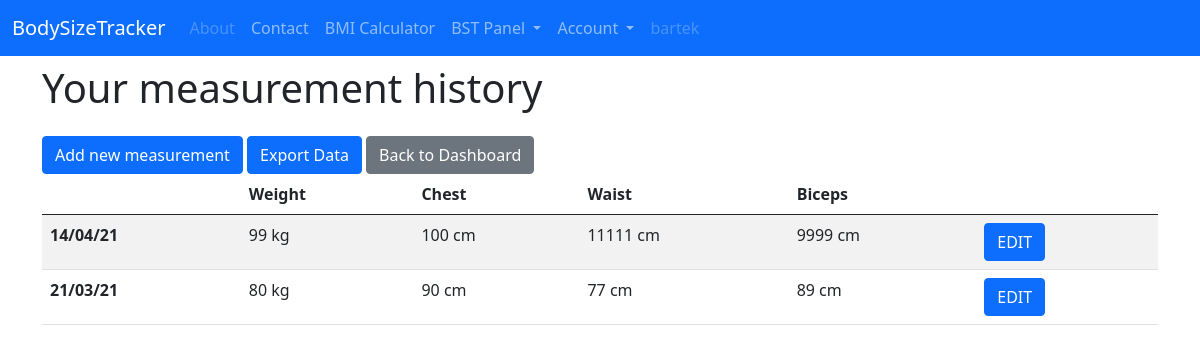
/bst/bartek/ (signed in), run on an earlier commit of the app's database.
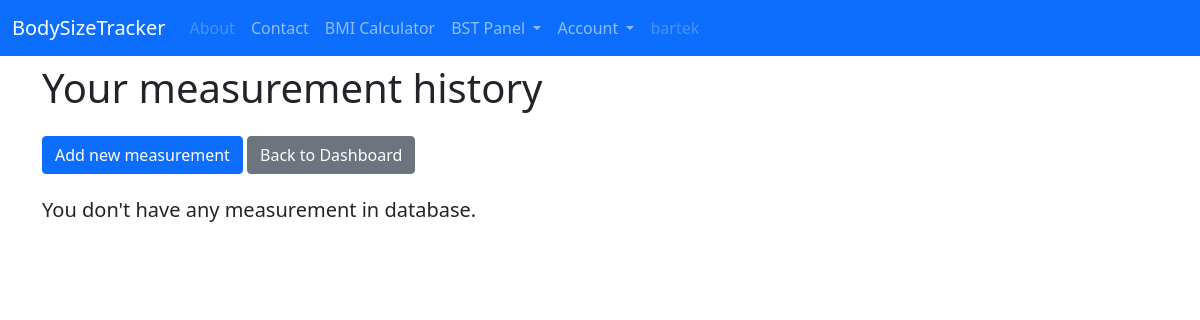
And on a later commit of the database.
### bst/models.py (models this page shows)
class Measurement(models.Model):
    user = models.ForeignKey(User, on_delete=models.CASCADE, unique_for_date=True)
    date = models.DateField(default=datetime.date.today)
    weight = models.IntegerField(blank=True, null=True, validators=[MinValueValidator(1)])
    chest = models.IntegerField(blank=True, null=True, validators=[MinValueValidator(1)])
    waist = models.IntegerField(blank=True, null=True, validators=[MinValueValidator(1)])
    biceps = models.IntegerField(blank=True, null=True, validators=[MinValueValidator(1)])
    class Meta:
        ordering = ('date',)
        constraints = [
            models.UniqueConstraint(fields=['user', 'date'], name='unique day')
        ]
    objects = models.Manager()

### bst/views.py (the view, shortened to what this page needs)
# urls.py: path('<username>/', MeasureView.as_view(), name='dashboard-all'),
class MeasureView(LoginRequiredMixin, ListView):
    model = Measurement
    template_name = 'bst/dashboard_all.html'
    context_object_name = 'measures'
    def get(self, request, *args, **kwargs):
        if kwargs['username'] != self.request.user.username:
            return redirect('dashboard-all', self.request.user.username)
        self.object_list = self.get_queryset()
        allow_empty = self.get_allow_empty()
        context = self.get_context_data()
        return self.render_to_response(context)
    def get_queryset(self):
        return Measurement.objects.filter(user=self.request.user).order_by('-date')

### bst/templates/bst/dashboard_all.html
{% extends 'bst/base.html' %}
{% block content %}
<h1 class="mb-4 mt-2"> Your measurement history</h1>
<a class="btn btn-primary" href="{% url 'measure-add' %}" role="button">Add new measurement</a>
{% if measures %}
<a class="btn btn-primary" href="{% url 'export' %}" role="button">Export Data</a>
{% endif %}
<a class="btn btn-secondary" href="{% url 'dashboard' %}" role="button">Back to Dashboard</a>
{% if measures %}
<table class="table table-striped">
  <thead>
    <tr>
      <th scope="col"></th>
      <th scope="col">Weight</th>
      <th scope="col">Chest</th>
      <th scope="col">Waist</th>
      <th scope="col">Biceps</th>
      <th scope="col"></th>
    </tr>
  </thead>
  <tbody>
  {% for measure in measures %}
    <tr>
      <th scope="row">{{ measure.date|date:"d/m/y" }}</th>
      {% if measure.weight == None %}
      <td>&nbsp&nbsp-</td>
      {% else %}
      <td>{{ measure.weight }} kg</td>
      {% endif %}
      {% if measure.chest == None %}
      <td>&nbsp&nbsp-</td>
      {% else %}
      <td>{{ measure.chest }} cm</td>
      {% endif %}
      {% if measure.waist == None %}
      <td>&nbsp&nbsp-</td>
      {% else %}
      <td>{{ measure.waist }} cm</td>
      {% endif %}
      {% if measure.biceps == None %}
      <td>&nbsp&nbsp-</td>
      {% else %}
      <td>{{ measure.biceps }} cm</td>
      {% endif %}
      <td><a class="btn btn-primary" href="{% url 'measure-edit' measure.user measure.date %}" role="button">EDIT</a></td>
    </tr>
  {% endfor %}
  </tbody>
</table>
{% else %}
    <h5 class="mt-4"> You don't have any measurement in database.</h5>
{% endif %}
{% endblock %}

What changed in the data, as far as the page shows it:
removed Measurement: date "14/04/21", weight "99", chest "100", waist "11111", biceps "9999"
removed Measurement: date "21/03/21", weight "80", chest "90", waist "77", biceps "89"
Also different on the page:
text no longer shown: "Export Data Weight Chest Waist Biceps"
text now shown: "You don't have any measurement in database."
